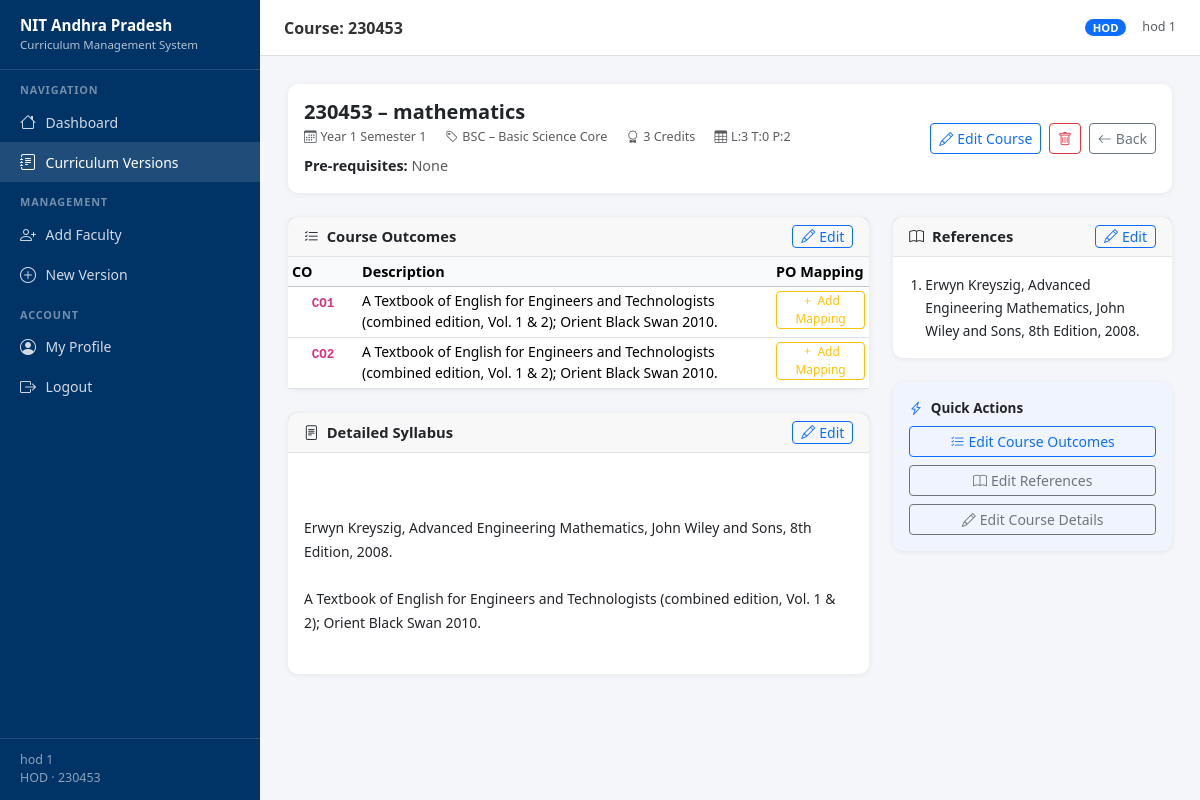
/curriculum/version/2/course/3/ (signed in), run on the app's committed database.
### accounts/models.py (models this page shows, shortened)
class Profile(models.Model):
    ROLE_ADMIN = 'ADMIN'
    ROLE_HOD = 'HOD'
    ROLE_FACULTY = 'FACULTY'
    ROLE_CHOICES = [
        (ROLE_ADMIN, 'Admin'),
        (ROLE_HOD, 'HOD'),
        (ROLE_FACULTY, 'Faculty'),
    ]
    user = models.OneToOneField(User, on_delete=models.CASCADE, related_name='profile')
    role = models.CharField(max_length=20, choices=ROLE_CHOICES)
    department = models.ForeignKey(
        Department,
        on_delete=models.SET_NULL,
        null=True,
        blank=True,
        related_name='profiles'
    )
    employee_id = models.CharField(max_length=50, blank=True)
    phone = models.CharField(max_length=20, blank=True)
    created_at = models.DateTimeField(auto_now_add=True)
    class Meta:
        ordering = ['user__last_name', 'user__first_name']
    @property
    def is_admin(self):
        return self.role == self.ROLE_ADMIN
    @property
    def is_hod(self):
        return self.role == self.ROLE_HOD
    @property
    def display_name(self):
        full = self.user.get_full_name()
        return full if full.strip() else self.user.username

class Department(models.Model):
    name = models.CharField(max_length=200)
    code = models.CharField(max_length=20, unique=True)
    degree = models.CharField(max_length=100, default='B.Tech')
    created_at = models.DateTimeField(auto_now_add=True)
    updated_at = models.DateTimeField(auto_now=True)
    class Meta:
        ordering = ['name']

### curriculum/models.py (models this page shows, shortened)
class Course(models.Model):
    semester = models.ForeignKey(Semester, on_delete=models.CASCADE, related_name='courses')
    category = models.ForeignKey(CourseCategory, on_delete=models.SET_NULL, null=True, related_name='courses')
    code = models.CharField(max_length=20)
    title = models.CharField(max_length=300)
    lectures = models.PositiveSmallIntegerField(default=0, verbose_name='L')
    tutorials = models.PositiveSmallIntegerField(default=0, verbose_name='T')
    practicals = models.PositiveSmallIntegerField(default=0, verbose_name='P')
    credits = models.PositiveSmallIntegerField(default=0)
    is_elective = models.BooleanField(default=False)
    elective_group = models.CharField(
        max_length=50,
        blank=True,
        help_text="Group label for OR electives, e.g. 'Group A'"
    )
    prerequisites = models.ManyToManyField(
        'self',
        symmetrical=False,
        blank=True,
        related_name='prerequisite_for'
    )
    syllabus_text = models.TextField(blank=True)
    display_order = models.PositiveSmallIntegerField(default=0)
    created_at = models.DateTimeField(auto_now_add=True)
    updated_at = models.DateTimeField(auto_now=True)
    class Meta:
        ordering = ['display_order', 'code']

class Semester(models.Model):
    YEAR_CHOICES = [
        (1, 'Year I'), (2, 'Year II'), (3, 'Year III'), (4, 'Year IV'),
    ]
    SEM_CHOICES = [
        (1, 'Semester I'), (2, 'Semester II'),
    ]
    curriculum_version = models.ForeignKey(CurriculumVersion, on_delete=models.CASCADE, related_name='semesters')
    year = models.PositiveSmallIntegerField(choices=YEAR_CHOICES)
    semester = models.PositiveSmallIntegerField(choices=SEM_CHOICES)
    class Meta:
        ordering = ['year', 'semester']
        unique_together = [('curriculum_version', 'year', 'semester')]
    def __str__(self):
        return f"Year {self.year} Semester {self.semester}"

class CourseCategory(models.Model):
    curriculum_version = models.ForeignKey(CurriculumVersion, on_delete=models.CASCADE, related_name='course_categories')
    code = models.CharField(max_length=10, help_text="e.g. BSC, ESC, PCC, DEC, OPC, PRC, MDC, HSC")
    name = models.CharField(max_length=200, help_text="e.g. Basic Science Core")
    credits_offered = models.PositiveSmallIntegerField(default=0)
    min_credits = models.PositiveSmallIntegerField(default=0)
    display_order = models.PositiveSmallIntegerField(default=0)
    class Meta:
        ordering = ['display_order', 'code']
        unique_together = [('curriculum_version', 'code')]

class CourseOutcome(models.Model):
    course = models.ForeignKey(Course, on_delete=models.CASCADE, related_name='course_outcomes')
    number = models.PositiveSmallIntegerField()
    description = models.TextField()
    class Meta:
        ordering = ['number']
        unique_together = [('course', 'number')]

class ReferenceBook(models.Model):
    course = models.ForeignKey(Course, on_delete=models.CASCADE, related_name='references')
    number = models.PositiveSmallIntegerField()
    citation = models.TextField()
    class Meta:
        ordering = ['number']

### curriculum/views.py (the view)
    @login_required
    def wrapper(request, *args, **kwargs):
        profile = get_profile(request)
        if not profile or not profile.department:
            return HttpResponseForbidden("No department assigned.")
        return view_func(request, *args, **kwargs)

### templates/curriculum/course_detail.html (shortened to what this page needs)
{% extends "base.html" %}
{% block page_title %}Course: {{ course.code }}{% endblock %}
{% block nav_curriculum %}active{% endblock %}
{% block content %}
<div class="card mb-4">
  <div class="card-body">
    <div class="row align-items-center">
      <div class="col-md-8">
        <h5 class="fw-bold mb-1">{{ course.code }} – {{ course.title }}</h5>
        <div class="text-muted small">
          <span class="me-3"><i class="bi bi-calendar3 me-1"></i>{{ course.semester }}</span>
          <span class="me-3"><i class="bi bi-tag me-1"></i>{{ course.category.code|default:"—" }} – {{ course.category.name|default:"No category" }}</span>
          <span class="me-3"><i class="bi bi-award me-1"></i>{{ course.credits }} Credits</span>
          <span><i class="bi bi-table me-1"></i>L:{{ course.lectures }} T:{{ course.tutorials }} P:{{ course.practicals }}</span>
        </div>
        <div class="mt-2">
          <strong>Pre-requisites:</strong>
          {% if course.prerequisites.all %}
            {% for p in course.prerequisites.all %}
              <a href="{% url 'curriculum:course_detail' version.pk p.pk %}">
                <span class="badge bg-secondary me-1">{{ p.code }}</span>
              </a>
            {% endfor %}
          {% else %}
            <span class="text-muted">None</span>
          {% endif %}
        </div>
      </div>
      <div class="col-md-4 text-md-end mt-3 mt-md-0">
        {% if version.is_editable %}
        <a href="{% url 'curriculum:course_edit' version.pk course.pk %}" class="btn btn-sm btn-outline-primary me-1">
          <i class="bi bi-pencil me-1"></i>Edit Course
        </a>
        {% if profile.is_hod or profile.is_admin %}
        <form method="post" action="{% url 'curriculum:course_delete' version.pk course.pk %}" class="d-inline">
          <button type="submit" class="btn btn-sm btn-outline-danger"
                  onclick="return confirm('Delete this course? This cannot be undone.')">
            <i class="bi bi-trash"></i>
          </button>
        </form>
        {% endif %}
        {% endif %}
        <a href="{% url 'curriculum:version_detail' version.pk %}" class="btn btn-sm btn-outline-secondary ms-1">
          <i class="bi bi-arrow-left me-1"></i>Back
        </a>
      </div>
    </div>
  </div>
</div>
<div class="row g-4">
  <div class="col-lg-8">
    <div class="card mb-4">
      <div class="card-header d-flex justify-content-between align-items-center">
        <span><i class="bi bi-list-check me-2"></i>Course Outcomes</span>
        {% if version.is_editable %}
        <a href="{% url 'curriculum:edit_course_outcomes' version.pk course.pk %}"
           class="btn btn-sm btn-outline-primary py-0 px-2">
          <i class="bi bi-pencil me-1"></i>Edit
        </a>
        {% endif %}
      </div>
      <div class="card-body p-0">
        {% if cos %}
        <div class="table-responsive">
          <table class="table table-sm mb-0">
            <thead class="table-light">
              <tr><th style="width:70px">CO</th><th>Description</th><th>PO Mapping</th></tr>
            </thead>
            <tbody>
              {% for co in cos %}
              <tr>
                <td class="fw-semibold text-center"><code>CO{{ co.number }}</code></td>
                <td style="font-size:0.87rem;">{{ co.description }}</td>
                <td>
                  {% with mapping=co.po_mappings.first %}
                  {% if mapping and mapping.mappings %}
                    {% for po_num, strength in mapping.mappings.items %}
                      <span class="badge bg-light text-dark border me-1" style="font-size:0.72rem;">
                        PO{{ po_num }}:{{ strength }}
                      </span>
                    {% endfor %}
                    <a href="{% url 'curriculum:edit_copo' version.pk course.pk co.pk %}"
                       class="btn btn-xs btn-outline-secondary btn-sm py-0 px-1 ms-1">
                      <i class="bi bi-pencil"></i>
                    </a>
                  {% else %}
                    <a href="{% url 'curriculum:edit_copo' version.pk course.pk co.pk %}"
                       class="btn btn-sm btn-outline-warning py-0 px-2" style="font-size:0.75rem;">
                      <i class="bi bi-plus me-1"></i>Add Mapping
                    </a>
                  {% endif %}
                  {% endwith %}
                </td>
              </tr>
              {% endfor %}
            </tbody>
          </table>
        </div>
        {% endif %}
      </div>
    </div>
    <div class="card mb-4">
      <div class="card-header d-flex justify-content-between align-items-center">
        <span><i class="bi bi-file-text me-2"></i>Detailed Syllabus</span>
        {% if version.is_editable %}
        <a href="{% url 'curriculum:course_edit' version.pk course.pk %}"
           class="btn btn-sm btn-outline-primary py-0 px-2">
          <i class="bi bi-pencil me-1"></i>Edit
        </a>
        {% endif %}
      </div>
      <div class="card-body" style="font-size:0.87rem; white-space:pre-line; line-height:1.7;">
        {% if course.syllabus_text %}
          {{ course.syllabus_text }}
        {% else %}
          <span class="text-muted">No syllabus content added yet.</span>
        {% endif %}
      </div>
    </div>
  </div>
  <div class="col-lg-4">
    <div class="card mb-4">
      <div class="card-header d-flex justify-content-between align-items-center">
        <span><i class="bi bi-book me-2"></i>References</span>
        {% if version.is_editable %}
        <a href="{% url 'curriculum:edit_references' version.pk course.pk %}"
           class="btn btn-sm btn-outline-primary py-0 px-2">
          <i class="bi bi-pencil me-1"></i>Edit
        </a>
        {% endif %}
      </div>
      <div class="card-body">
        {% if refs %}
        <ol class="mb-0 ps-3" style="font-size:0.85rem; line-height:1.7;">
          {% for ref in refs %}
          <li>{{ ref.citation }}</li>
          {% endfor %}
        </ol>
        {% else %}
        <div class="text-muted text-center py-2" style="font-size:0.85rem;">No references added.</div>
        {% endif %}
      </div>
    </div>
    <div class="card border-0" style="background:#f0f4ff;">
      <div class="card-body" style="font-size:0.84rem;">
        <div class="fw-semibold mb-2"><i class="bi bi-lightning-charge me-2 text-primary"></i>Quick Actions</div>
        {% if version.is_editable %}
        <div class="d-grid gap-2">
          <a href="{% url 'curriculum:edit_course_outcomes' version.pk course.pk %}"
             class="btn btn-sm btn-outline-primary">
            <i class="bi bi-list-check me-1"></i>Edit Course Outcomes
          </a>
          <a href="{% url 'curriculum:edit_references' version.pk course.pk %}"
             class="btn btn-sm btn-outline-secondary">
            <i class="bi bi-book me-1"></i>Edit References
          </a>
          <a href="{% url 'curriculum:course_edit' version.pk course.pk %}"
             class="btn btn-sm btn-outline-secondary">
            <i class="bi bi-pencil me-1"></i>Edit Course Details
          </a>
        </div>
        {% endif %}
      </div>
    </div>
  </div>
</div>
{% endblock %}

### templates/base.html (shortened to what this page needs)
<!DOCTYPE html>
<html lang="en">
<head>
  <link href="https://cdn.jsdelivr.net/npm/bootstrap@5.3.3/dist/css/bootstrap.min.css" rel="stylesheet" />
  <link href="https://cdn.jsdelivr.net/npm/bootstrap-icons@1.11.3/font/bootstrap-icons.min.css" rel="stylesheet" />
</head>
<body>
<nav id="sidebar">
  <div class="brand">
    <div class="brand-title">NIT Andhra Pradesh</div>
    <div class="brand-sub">Curriculum Management System</div>
  </div>
  {% if user.is_authenticated %}
    {% with profile=user.profile %}
    <div class="nav-section-label">Navigation</div>
    <a href="{% url 'accounts:dashboard' %}" class="nav-link {% block nav_dashboard %}{% endblock %}">
      <i class="bi bi-house"></i> Dashboard
    </a>
    <a href="{% url 'curriculum:version_list' %}" class="nav-link {% block nav_curriculum %}{% endblock %}">
      <i class="bi bi-journal-text"></i> Curriculum Versions
    </a>
    {% if profile.is_admin or profile.is_hod %}
    <div class="nav-section-label">Management</div>
      {% if profile.is_hod %}
      <a href="{% url 'accounts:create_faculty' %}" class="nav-link">
        <i class="bi bi-person-plus"></i> Add Faculty
      </a>
      <a href="{% url 'curriculum:version_create' %}" class="nav-link">
        <i class="bi bi-plus-circle"></i> New Version
      </a>
      {% endif %}
    {% endif %}
    <div class="nav-section-label">Account</div>
    <a href="{% url 'accounts:edit_profile' %}" class="nav-link">
      <i class="bi bi-person-circle"></i> My Profile
    </a>
    <a href="{% url 'accounts:logout' %}" class="nav-link">
      <i class="bi bi-box-arrow-right"></i> Logout
    </a>
    <div class="sidebar-footer">
      <div>{{ profile.display_name }}</div>
      <div>{{ profile.get_role_display }}
        {% if profile.department %}· {{ profile.department.code }}{% endif %}
      </div>
    </div>
    {% endwith %}
  {% endif %}
</nav>
<div id="topbar">
  <span class="page-title">{% block page_title %}Dashboard{% endblock %}</span>
  {% if user.is_authenticated %}
    {% with profile=user.profile %}
    {% if profile.is_admin %}
      <span class="badge badge-role bg-danger">ADMIN</span>
    {% elif profile.is_hod %}
      <span class="badge badge-role bg-primary">HOD</span>
    {% else %}
      <span class="badge badge-role bg-secondary">FACULTY</span>
    {% endif %}
    <span class="text-muted small d-none d-sm-inline">{{ user.get_full_name|default:user.username }}</span>
    {% endwith %}
  {% endif %}
</div>
<div id="main-content">
  {% block content %}{% endblock %}
</div>
</body>
</html>

### data on the page
Profile: display_name "hod 1", role "HOD", department.code "230453"
Course: code "230453", title "mathematics", semester "Year 1 Semester 1", category.code "BSC", category.name "Basic Science Core", credits "3", lectures "3", tutorials "0", practicals "2", syllabus_text "Erwyn Kreyszig, Advanced Engineering Mathematics, John Wiley and Sons, 8th Edition, 2008. A Textbook of English for Engineers and Technologists (combined edition, Vol. 1 & 2); Orient Black Swan 2010."
CourseOutcome: number "1", description "A Textbook of English for Engineers and Technologists (combined edition, Vol. 1 & 2); Orient Black Swan 2010."
CourseOutcome: number "2", description "A Textbook of English for Engineers and Technologists (combined edition, Vol. 1 & 2); Orient Black Swan 2010."
ReferenceBook: citation "Erwyn Kreyszig, Advanced Engineering Mathematics, John Wiley and Sons, 8th Edition, 2008."

### other printed values
{{ user.get_full_name|default:user.username }} "hod 1"
